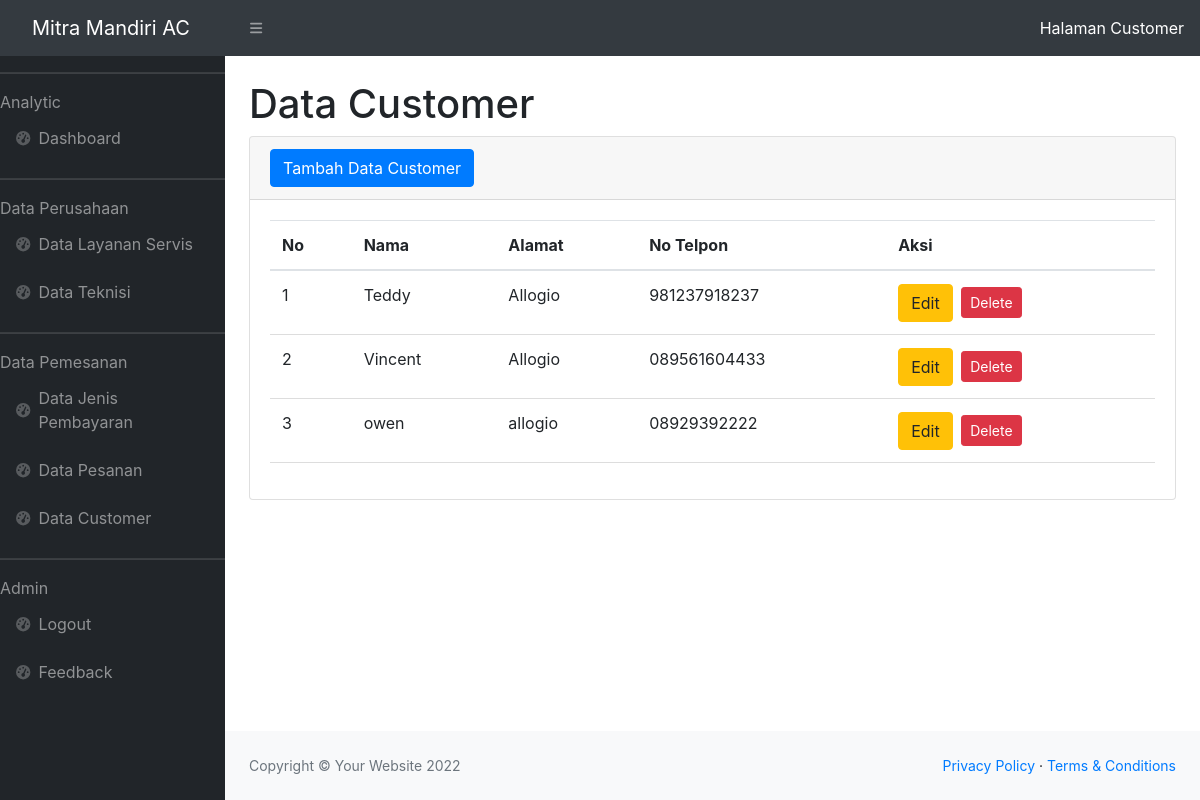
/data_customer.php (signed in), run on the app's committed database.
### tables this page shows
CREATE TABLE `tbl_customer` (
  `id` int(11) NOT NULL,
  `nama` varchar(50) DEFAULT NULL,
  `alamat` varchar(50) DEFAULT NULL,
  `no_telp` varchar(12) DEFAULT NULL
);

### data_customer.php (the view, shortened to what this page needs)
<?php
require 'function.php';
?>
<!DOCTYPE html>
<html lang="en">
<head>
    <link href="https://cdn.jsdelivr.net/npm/simple-datatables@latest/dist/style.css" rel="stylesheet" />
    <link href="css/styles.css" rel="stylesheet" />
</head>
<body class="sb-nav-fixed">
    <nav class="sb-topnav navbar navbar-expand navbar-dark bg-dark">
        <a class="navbar-brand ps-3" href="index.php">Mitra Mandiri AC</a>
        <button class="btn btn-link btn-sm order-1 order-lg-0 me-4 me-lg-0" id="sidebarToggle" href="#!"><i class="fas fa-bars"></i></button>
        <a class="navbar-customers ps-3" href="customer/index.php">Halaman Customer</a>
    </nav>
    <div id="layoutSidenav">
        <div id="layoutSidenav_nav">
            <nav class="sb-sidenav accordion sb-sidenav-dark" id="sidenavAccordion">
                <div class="sb-sidenav-menu">
                    <div class="nav">
                        <hr class="sidebar=divider">
                        <div class="sidebar-heading">
                            Analytic
                            <a class="nav-link" href="index.php">
                                <div class="sb-nav-link-icon"><i class="fas fa-tachometer-alt"></i></div>
                                Dashboard
                            </a>
                            <hr class="sidebar=divider">
                            <div class="sidebar-heading">
                                Data Perusahaan
                                <a class="nav-link" href="data_layanan.php">
                                    <div class="sb-nav-link-icon"><i class="fas fa-tachometer-alt"></i></div>
                                    Data Layanan Servis
                                </a>
                                <a class="nav-link" href="data_teknisi.php">
                                    <div class="sb-nav-link-icon"><i class="fas fa-tachometer-alt"></i></div>
                                    Data Teknisi
                                </a>
                                    <hr class="sidebar=divider">
                                    <div class="sidebar-heading">
                                        Data Pemesanan
                                        <a class="nav-link" href="data_jenis_bayar.php">
                                        <div class="sb-nav-link-icon"><i class="fas fa-tachometer-alt"></i></div>
                                        Data Jenis Pembayaran
                                        </a>
                                        <a class="nav-link" href="data_pesanan.php">
                                            <div class="sb-nav-link-icon"><i class="fas fa-tachometer-alt"></i></div>
                                            Data Pesanan
                                        </a>
                                        <a class="nav-link" href="data_customer.php">
                                        <div class="sb-nav-link-icon"><i class="fas fa-tachometer-alt"></i></div>
                                        Data Customer
                                        </a>
                                        <hr class="sidebar=divider">
                                    <div class="sidebar-heading">
                                        Admin
                                        <a class="nav-link" href="logout.php">
                                            <div class="sb-nav-link-icon"><i class="fas fa-tachometer-alt"></i></div>
                                            Logout
                                        </a>
                                        <a class="nav-link" href="data_feedback.php">
                                            <div class="sb-nav-link-icon"><i class="fas fa-tachometer-alt"></i></div>
                                            Feedback
                                        </a>
                                </div>
                            </div>
                        </div>
                    </div>
                </div>
            </nav>
        </div>
                <div id="layoutSidenav_content">
                                        <main>
                                            <div class="container-fluid px-4">
                                                <h1 class="mt-4">Data Customer</h1>
                                                <div class="card mb-4">
                                                    <div class="card-header">
                                                        <button type="button" class="btn btn-primary" data-toggle="modal" data-target="#myModal">
                                                            Tambah Data Customer
                                                        </button>
                                                    </div>
                                                        <div class="card-body">
                                                            <table class="table" id="datatablesSimple">
                                                                <thead>
                                                                    <tr>
                                                                        <th>No</th>
                                                                        <th>Nama</th>
                                                                        <th>Alamat</th>
                                                                        <th> No Telpon </th>
                                                                        <th>Aksi</th>
                                                                    </tr>
                                                                </thead>
                                                                <tbody>
                                                                    <?php
                                                                    $ambilsemuadatanya = mysqli_query($conn, "select * from tbl_customer");
                                                                    $i = 1;
                                                                    while ($data = mysqli_fetch_array($ambilsemuadatanya)) {
                                                                        $nama = $data['nama'];
                                                                        $alamat = $data['alamat'];
                                                                        $no_telp = $data['no_telp'];
                                                                        $idc = $data['id']
                                                                    ?>
                                                                        <tr>
                                                                            <td><?php echo $i++; ?></td>
                                                                            <td><?php echo $nama; ?></td>
                                                                            <td><?php echo $alamat; ?></td>
                                                                            <td><?php echo $no_telp; ?></td>
                                                                            <td>
                                                                                <button type="button" class="btn btn-warning" data-toggle="modal" data-target="#edit<?= $idc ?>">
                                                                                    Edit
                                                                                </button>
                                                                                <a href="data_customerhapus.php?id=<?= $data["nama"] ?>" class="btn btn-danger btn-sm m-1" onclick="return confirm('Apakah Anda Yakin Ingin Menghapus Data ?')">
                                                                                    Delete
                                                                                </a>
                                                                            </td>
                                                                        </tr>
                                                        </div>
                                                    </div>
                                                <?php
                                            };
                                            ?>
                                <footer class="py-4 bg-light mt-auto">
                                    <div class="container-fluid px-4">
                                        <div class="d-flex align-items-center justify-content-between small">
                                            <div class="text-muted">Copyright &copy; Your Website 2022</div>
                                            <div>
                                                <a href="#">Privacy Policy</a>
                                                &middot;
                                                <a href="#">Terms &amp; Conditions</a>
                                            </div>
                                        </div>
                                    </div>
                                </footer>
                                <link rel="stylesheet" href="https://cdn.jsdelivr.net/npm/bootstrap@4.6.2/dist/css/bootstrap.min.css">
                            </body>
                            </html>

### data on the page
tbl_customer: nama "Teddy", alamat "Allogio", no_telp "981237918237"
tbl_customer: nama "Vincent", alamat "Allogio", no_telp "089561604433"
tbl_customer: nama "owen", alamat "allogio", no_telp "08929392222"
